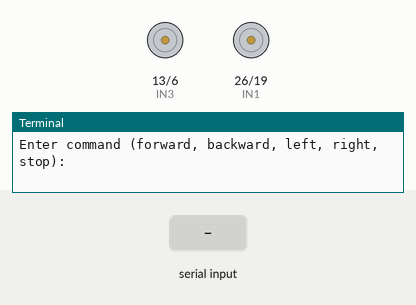
This program was run on a simulated Raspberry Pi (BCM pin numbers). Shown: motor-driver pin pairs drawn as motors (green arrow = first pin HIGH = forward, orange = second pin HIGH = backward, longer = more drive), the last lines printed to the terminal. The test bench sets the inputs (shaded band).

Above: at 1.2 s.
1.3 s: "forward" typed at the terminal, then Enter
At 1.8 s:
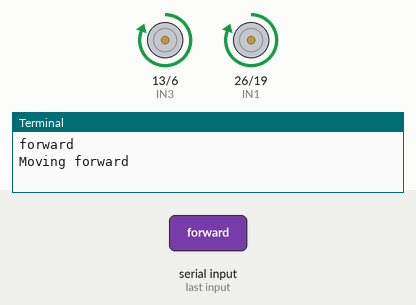
2.8 s: "backward" typed at the terminal, then Enter
At 4.0 s:
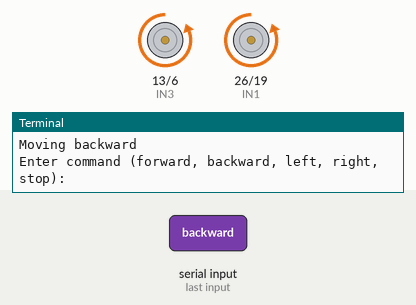
4.3 s: "left" typed at the terminal, then Enter
At 5.3 s:
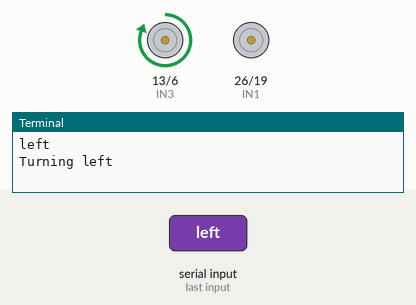
5.8 s: "right" typed at the terminal, then Enter
At 6.4 s:
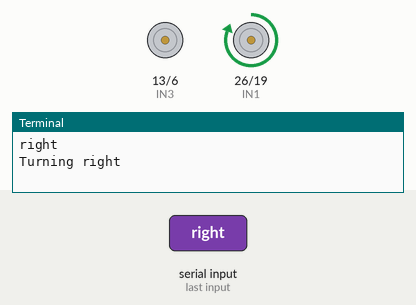
Timing chart, 0 to 8.3 s (numbered marks = the images above; inputs shaded):
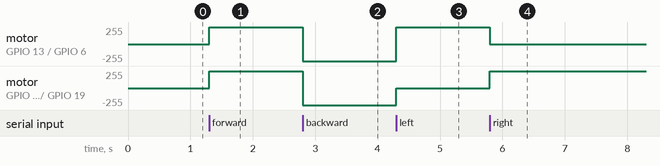

The program:

test.py
```python
import RPi.GPIO as GPIO
import time

# Motor 1 (Left Motor) pins
IN1 = 26  # GPIO 26 for IN1
IN2 = 19  # GPIO 19 for IN2

# Motor 2 (Right Motor) pins
IN3 = 13  # GPIO 13 for IN3
IN4 = 6   # GPIO 6 for IN4

# Set up GPIO
GPIO.setmode(GPIO.BCM)
GPIO.setwarnings(False)

# Set motor pins as output
GPIO.setup(IN1, GPIO.OUT)
GPIO.setup(IN2, GPIO.OUT)
GPIO.setup(IN3, GPIO.OUT)
GPIO.setup(IN4, GPIO.OUT)

# Motor control functions
def move_forward():
    GPIO.output(IN1, GPIO.HIGH)
    GPIO.output(IN2, GPIO.LOW)
    GPIO.output(IN3, GPIO.HIGH)
    GPIO.output(IN4, GPIO.LOW)
    print("Moving forward")

def move_backward():
    GPIO.output(IN1, GPIO.LOW)
    GPIO.output(IN2, GPIO.HIGH)
    GPIO.output(IN3, GPIO.LOW)
    GPIO.output(IN4, GPIO.HIGH)
    print("Moving backward")

def turn_left():
    GPIO.output(IN1, GPIO.LOW)   # Left motor stops
    GPIO.output(IN2, GPIO.LOW)
    GPIO.output(IN3, GPIO.HIGH)  # Right motor moves forward
    GPIO.output(IN4, GPIO.LOW)
    print("Turning left")

def turn_right():
    GPIO.output(IN1, GPIO.HIGH)  # Left motor moves forward
    GPIO.output(IN2, GPIO.LOW)
    GPIO.output(IN3, GPIO.LOW)   # Right motor stops
    GPIO.output(IN4, GPIO.LOW)
    print("Turning right")

def stop():
    GPIO.output(IN1, GPIO.LOW)
    GPIO.output(IN2, GPIO.LOW)
    GPIO.output(IN3, GPIO.LOW)
    GPIO.output(IN4, GPIO.LOW)
    print("Stopping")

# Main loop for continuous command input
try:
    while True:
        # Accepting user input for motor command
        command = input("Enter command (forward, backward, left, right, stop): ").lower()

        if command == 'forward':
            move_forward()
        elif command == 'backward':
            move_backward()
        elif command == 'left':
            turn_left()
        elif command == 'right':
            turn_right()
        elif command == 'stop':
            stop()
        else:
            print("Invalid command")

        # Add a small delay to avoid too frequent command execution
        time.sleep(1)

except KeyboardInterrupt:
    print("Program stopped by user")

finally:
    GPIO.cleanup()
    print("GPIO cleanup done")
```

Measured:
- after the input at 1.3 s, motor on GPIO 13 (IN3) / GPIO 6 (IN4), motor on GPIO 26 (IN1) / GPIO 19 (IN2): stopped → forward 255/255 at once
- after the input at 2.8 s, motor on GPIO 13 (IN3) / GPIO 6 (IN4), motor on GPIO 26 (IN1) / GPIO 19 (IN2): forward 255/255 → backward 255/255 at once
- after the input at 4.3 s, motor on GPIO 13 (IN3) / GPIO 6 (IN4): backward 255/255 → forward 255/255 at once; motor on GPIO 26 (IN1) / GPIO 19 (IN2): backward 255/255 → stopped at once
- after the input at 5.8 s, motor on GPIO 13 (IN3) / GPIO 6 (IN4): forward 255/255 → stopped at once; motor on GPIO 26 (IN1) / GPIO 19 (IN2): stopped → forward 255/255 at once
